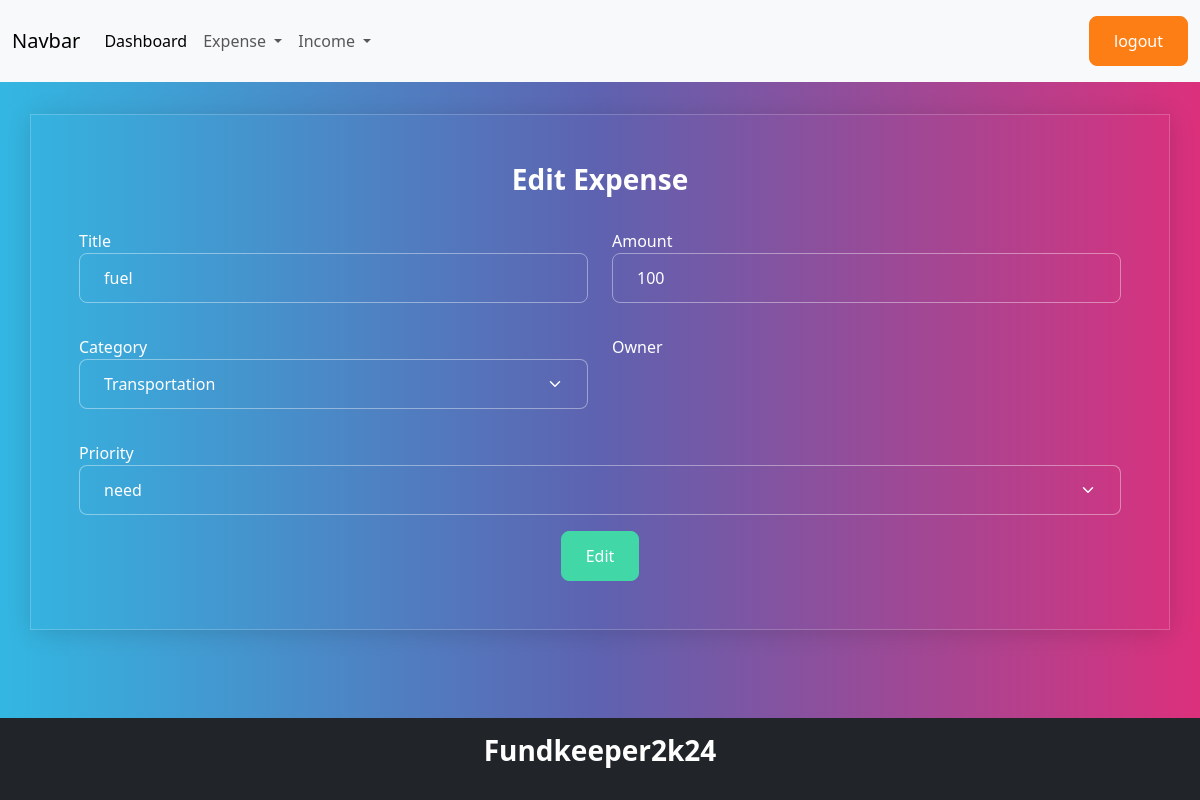
Screenshot of /expense/4/change/ (signed in) with the database file from the repository.
### budget/models.py (models this page shows, shortened)
class Expense(models.Model):
    title=models.CharField(max_length=200)
    amount=models.PositiveIntegerField()
    expense_categories = (
        ("Housing", "Housing"),
        ("Transportation", "Transportation"),
        ("Food", "Food"),
        ("Health", "Health"),
        ("Entertainment", "Entertainment"),
        ("DebtPayments", "Debt Payments"),
        ("PersonalCare", "Personal Care"),
        ("Education", "Education"),
        ("Savings", "Savings"),
        ("Miscellaneous", "Miscellaneous")
    )
    category=models.CharField(max_length=200,choices=expense_categories,default="Miscellanious")
    user_object=models.ForeignKey(User,on_delete=models.CASCADE)
    created_date=models.DateTimeField(auto_now_add=True)
    priority_options=(
        ("need","need"),
        ("want","want")
    )
    priority=models.CharField(max_length=200,choices=priority_options,default="need")

### budget/views.py (the view, shortened to what this page needs)
# urls.py: path('expense/<int:pk>/change/',views.ExpenseUpdateView.as_view(),name="expense-update"),
@method_decorator(signin_required,name="dispatch")
class ExpenseUpdateView(View):
    def get(self,request,*args,**kwargs):
        id=kwargs.get("pk")
        expense_object=Expense.objects.get(id=id)
        form_instance=ExpenseForm(instance=expense_object)
        return render(request,"expense_edit.html",{"form":form_instance})

### budget/forms.py
class ExpenseForm(forms.ModelForm):
    class Meta:
        model=Expense
        exclude=("id","created_date","user_object")
        widgets={
            "title":forms.TextInput(attrs={"class":"form-control"}),
            "amount":forms.NumberInput(attrs={"class":"form-control"}),
            "category":forms.Select(attrs={"class":"form-control form-select"}),
            "priority":forms.Select(attrs={"class":"form-control form-select"}),
        }

### budget/templates/expense_edit.html (shortened to what this page needs)
{%extends 'base.html'%}
{%block main_block%}
<div class="container border shadow p-4 mt-3" >
    <h3 class="text-center">Edit Expense</h3>
    <form action="" method="post">
        <div class="row mt-3">
            <div class="col col-6">
                <label for="">Title</label>
                {{form.title}}
            </div>
            <div class="col col-6">
                <label for="">Amount</label>
                {{form.amount}}
            </div>
        </div>
        <div class="row mt-3">
            <div class="col col-6 bg-outline-primary">
                <label for="">Category</label>
                {{form.category}}
            </div>
            <div class="col col-6">
                <label for="">Owner</label>
            </div>
        </div>
        <div class="row mt-3">
            <div class="col col-12">
                <label for="">Priority</label>
                {{form.priority}}
            </div>
        </div>
         <div class="d-flex justify-content-center">
            <button type="submit" class="btn btn-success mt-2">Edit</button>
         </div>
    </form>
</div>
{%endblock%}

### budget/templates/base.html (shortened to what this page needs)
<!DOCTYPE html>
{%load static%}
<html lang="en">
<head>
    <link rel="stylesheet" href="{%static 'css/bootstrap.min.css'%}">
    <link rel="stylesheet" href="https://cdnjs.cloudflare.com/ajax/libs/font-awesome/6.5.2/css/all.min.css">
    <link href="https://unpkg.com/aos@2.3.1/dist/aos.css" rel="stylesheet">
</head>
<body>
    <nav class="navbar navbar-expand-lg bg-body-tertiary">
        <div class="container-fluid">
          <a class="navbar-brand" href="#">Navbar</a>
          <div class="collapse navbar-collapse" id="navbarSupportedContent">
            <ul class="navbar-nav me-auto mb-2 mb-lg-0">
              <li class="nav-item">
                <a class="nav-link active" aria-current="page" href="{%url 'dash-board'%}">Dashboard</a>
              </li>
              <li class="nav-item dropdown">
                <a class="nav-link dropdown-toggle" href="#" role="button" data-bs-toggle="dropdown" aria-expanded="false">
                  Expense
                </a>
              </li>
              <li class="nav-item dropdown">
                <a class="nav-link dropdown-toggle" href="#" role="button" data-bs-toggle="dropdown" aria-expanded="false">
                  Income
                </a>
              </li>
            </ul>
            <a href="{%url 'signout'%}" class="btn btn-danger">logout</a>
          </div>
        </div>
      </nav>
      {%block main_block%}
      {%endblock%}
      <nav class="navbar fixed-bottom bg-dark mt-2">
        <div class="container-fluid d-flex justify-content-center">
            <h3 class="text-white">Fundkeeper2k24</h3>
        </div>
      </nav>
</body>
</html>

### rows the page displays
Expense: title "fuel", amount "100", category "Transportation", priority "need"
